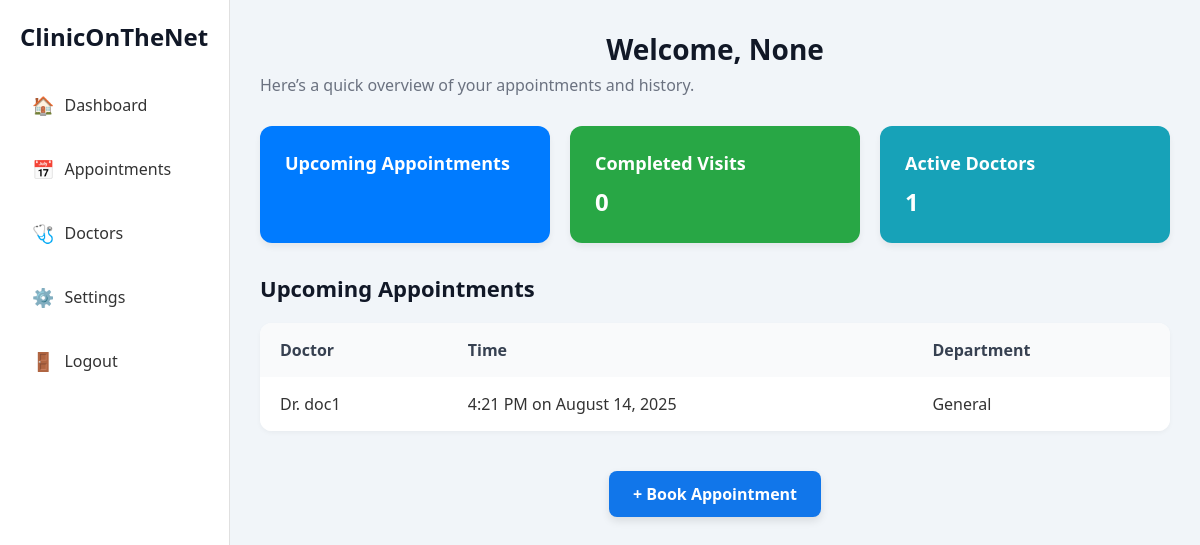
The page /dashboard/patient/ (signed in) on the database its author committed.
### clinic/models.py (models this page shows, shortened)
class User(AbstractUser):
    ROLE_CHOICES = (
        ('patient', 'Patient'),
        ('doctor', 'Doctor'),
    )
    role = models.CharField(max_length=10, choices=ROLE_CHOICES, default='patient')
    name = models.CharField(max_length=200, null=True)
    email = models.EmailField(unique=True, null=True)
    bio = models.TextField(null=True, blank=True)
    avatar = models.ImageField(null=True, default="avatar.svg")
    USERNAME_FIELD = 'email'
    REQUIRED_FIELDS = ['username']

class Appointment(models.Model):
    STATUS_CHOICES = (
        ('Scheduled', 'Scheduled'),
        ('Completed', 'Completed'),
        ('Cancelled', 'Cancelled'),
    )
    patient = models.ForeignKey(User, on_delete=models.CASCADE, related_name='patient_appointments')
    doctor = models.ForeignKey(User, on_delete=models.CASCADE, related_name='doctor_appointments')
    specialization = models.ForeignKey(Specialization, on_delete=models.SET_NULL, null=True, name='Specialization')
    clinic = models.ForeignKey(Clinic, on_delete=models.CASCADE)
    appointment_datetime = models.DateTimeField()
    reason = models.TextField(max_length=500)
    status = models.CharField(max_length=10, choices=STATUS_CHOICES, default='Scheduled')
    description = models.TextField(null=True, blank=True)
    created_at = models.DateTimeField(auto_now_add=True)
    updated_at = models.DateTimeField(auto_now=True)
    class Meta:
        ordering = ['-appointment_datetime']
        unique_together = ('doctor', 'appointment_datetime')

### clinic/views.py (the view)
# urls.py: path('dashboard/patient/', views.patient_dashboard, name='patient_dashboard'),
@login_required(login_url='login')
def patient_dashboard(request):
    now = datetime.now()
    upcoming_appointments = Appointment.objects.filter(
        patient=request.user,
        appointment_datetime__gte=now
    ).order_by('appointment_datetime')
    completed_appointments = Appointment.objects.filter(
        patient=request.user,
        appointment_datetime__lt=now
    ).order_by('-appointment_datetime')
    completed_visits_count = completed_appointments.count()
    doctors = User.objects.filter(role='doctor', is_active=True)
    doctor_count = User.objects.filter(role='doctor',is_active=True).count()
    context = {
        'upcoming_appointments': upcoming_appointments,
        'completed_appointments': completed_appointments,
        'completed_visits_count': completed_visits_count,
        'doctor_count': doctor_count,
        'doctors': doctors,
    }
    return render(request, 'clinic/dashboard_patient.html', context)

### clinic/templates/clinic/dashboard_patient.html (shortened to what this page needs)
{% extends 'main.html' %}
{% load static %}
{% block content %}
<link rel="stylesheet" href="{% static 'styles/dashboard_patient.css' %}">
<div class="sidebar">
    <h2>ClinicOnTheNet</h2>
    <ul>
        <li><a href="{% url 'patient_dashboard' %}"><span>🏠</span> Dashboard</a></li>
        <li><a href="{% url 'patient_appointments' %}"><span>📅</span> Appointments</a></li>
        <li><a href="{% url 'doctor_list' %}"><span>🩺</span> Doctors</a></li>
        <li><a href="{% url 'patient_settings' %}"><span>⚙️</span> Settings</a></li>
        <li><a href="{% url 'logout' %}"><span>🚪</span> Logout</a></li>
    </ul>
</div>
<div class="main-content">
    <header>
        <h1>Welcome, {{ request.user.name }}</h1>
        <p>Here’s a quick overview of your appointments and history.</p>
    </header>
    <div class="cards">
        <div class="card" style="background-color: #007bff; color: white;">
            <h3>Upcoming Appointments</h3>
        </div>
        <div class="card" style="background-color: #28a745; color: white;">
            <h3>Completed Visits</h3>
            <p>{{ completed_appointments.count }}</p>
        </div>
        <div class="card" style="background-color: #17a2b8; color: white;">
            <h3>Active Doctors</h3>
            <p>{{ doctor_count }}</p>
        </div>
    </div>
    <section class="appointments">
        <h2>Upcoming Appointments</h2>
        <table>
            <thead>
                <tr>
                    <th>Doctor</th>
                    <th>Time</th>
                    <th>Department</th>
                </tr>
            </thead>
            <tbody>
                {% for appointment in upcoming_appointments %}
                <tr>
                    <td>Dr. {{ appointment.doctor.name }}</td>
                    <td>{{ appointment.appointment_datetime|time:"g:i A" }} on {{ appointment.appointment_datetime|date:"F j, Y" }}</td>
                    <td>{{ appointment.specialization.name|default:'General' }}</td>
                </tr>
                {% empty %}
                <tr>
                    <td colspan="3">You have no upcoming appointments.</td>
                </tr>
                {% endfor %}
            </tbody>
        </table>
    </section>
    <div class="book-btn-wrapper">
        <a href="{% url 'book_appointment' %}" class="book-btn">+ Book Appointment</a>
    </div>
</div>
{% endblock content %}

### static/styles/main.css (style rules this page uses)
body { margin: 0; font-family: 'Urbanist', sans-serif; background: #f8f9fa; }
header h1 { text-align: center; font-size: 2rem; margin-bottom: 1.5rem; color: #0a4275; }

### static/styles/dashboard_patient.css (style rules this page uses)
* { margin: 0; padding: 0; box-sizing: border-box; }
body { font-family: 'Segoe UI', Tahoma, Geneva, Verdana, sans-serif; background-color: #f1f5f9; color: #333; display: flex; }
.sidebar { width: 230px; height: 100vh; background-color: #ffffff; border-right: 1px solid #e0e0e0; padding: 20px; position: fixed; }
.sidebar h2 { font-size: 24px; margin-bottom: 30px; color: #111827; }
.sidebar ul { list-style: none; }
.sidebar ul li { margin-bottom: 20px; }
.sidebar ul li a { text-decoration: none; font-size: 16px; color: #333; display: flex; align-items: center; padding: 10px 12px; border-radius: 6px; transition: 0.3s; }
.sidebar ul li a span { margin-right: 10px; font-size: 18px; }
.main-content { margin-left: 230px; padding: 30px; width: calc(100% - 230px); }
header h1 { font-size: 28px; font-weight: bold; color: #111827; margin-bottom: 6px; }
header p { color: #6b7280; margin-bottom: 30px; }
.cards { display: flex; gap: 20px; margin-bottom: 30px; }
.card { flex: 1; padding: 25px; border-radius: 12px; box-shadow: 0 4px 6px rgba(0, 0, 0, 0.06); transition: transform 0.2s ease; }
.card h3 { font-size: 18px; font-weight: bold; margin-bottom: 10px; }
.card p { font-size: 24px; font-weight: bold; }
.appointments h2 { font-size: 22px; margin-bottom: 20px; color: #111827; }
table { width: 100%; border-collapse: collapse; background-color: #ffffff; border-radius: 12px; overflow: hidden; box-shadow: 0 2px 5px rgba(0, 0, 0, 0.04); }
thead { background-color: #f9fafb; color: #374151; font-weight: bold; }
th, td { padding: 16px 20px; text-align: left; }
tbody tr:nth-child(odd) { background-color: #ffffff; }
.book-btn-wrapper { text-align: center; margin-top: 40px; margin-bottom: 20px; }
.book-btn { display: inline-block; padding: 12px 24px; background-color: #1176ea; color: white; text-decoration: none; font-size: 16px; font-weight: bold; border-radius: 8px; box-shadow: 0 4px 8px rgba(0,0,0,0.1); transition: background-color 0.3s ease; }

### rows shown on the page
User: user.name "None"
Appointment: doctor.name "doc1", appointment_datetime "4:21 PM", appointment_datetime "August 14, 2025", specialization.name "General"

### other values the page prints
{{ completed_appointments.count }} "0"
{{ doctor_count }} "1"
